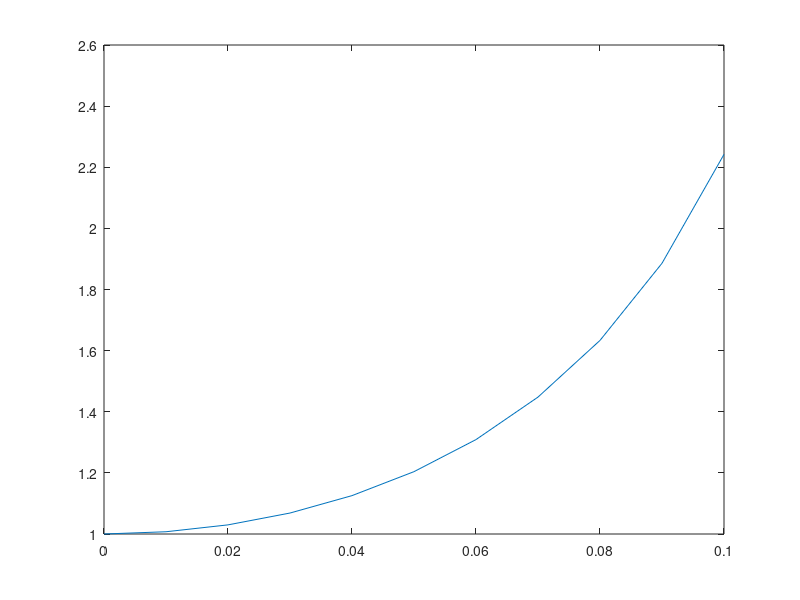

The MATLAB script that drew this image:
clc
clear

f=@(x)  (((asin(7.*x)).^2)+1)./(sqrt(1-49.*x.^2));
a=0; 
b=0.1; 
n=10;

h=(b-a)/n;
x = a:h:b; 
y = f(x);  
plot(x,y)
disp("rect");
I = sum(h*y); 
display(I);

It = integral(f,a,b); 
display(It);
d = abs(I-It); 
display(d);

x=a+h;
integr=0;
while(x<=b)
    integr=integr+(1./2).*h.*(f(x-h)+f(x));
    x=x+h;
end
disp("trap");
display(integr);
display(integr-It);


h=(b-a)/n; 
integ = f(a);
for i=1:1:((n/2)-1) 
x=a+2*h*i;
integ=integ+2*f(x)+4*f(x+h);
end
integ=h*(integ+f(b)+4.*f(a+h))/3;
disp("simp");
display(integ);
display(abs(integ-It));